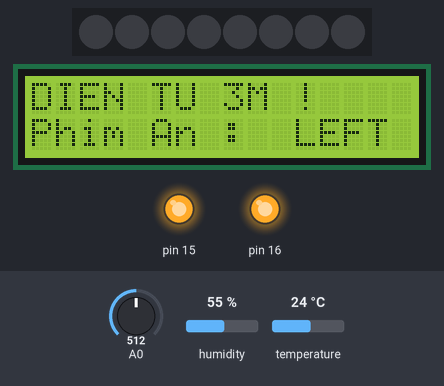
Bench run of a program on a simulated Arduino Uno, built with avr-gcc and run on an emulated ATmega328P. Parts: 8 RGB LEDs in strip order, left to right, 16×2 character LCD, output pins drawn as LEDs (lit = HIGH). Wiring (inferred from the names in the program): DS1307 clock at I2C address 0x68. Inputs (shaded band) come from the test bench; at power-on: A0 = 512, humidity 55 %, temperature 24 °C. Dim RGB values are drawn brighter than linear; the local clock reads 2024-03-15 10:24:30 at power-on unless the program sets it; what the program prints to the serial monitor is not drawn.

Above: at 1.2 s.
1.3 s: A0 set to 54
At 1.8 s:
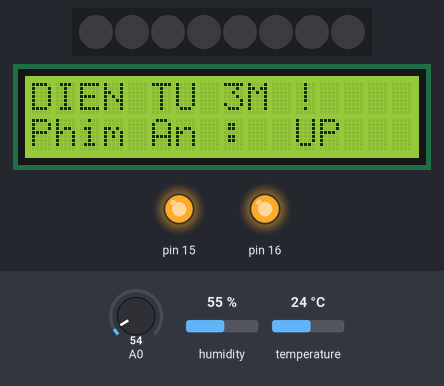
2.9 s: A0 set to 44
At 3.13 s:
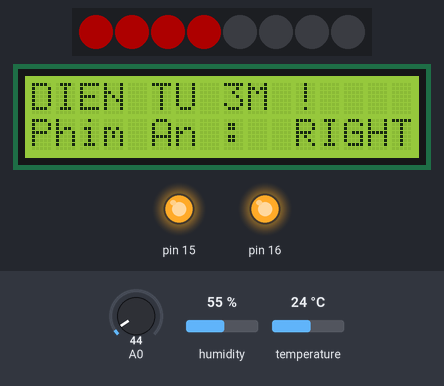
4.6 s: A0 set to 60
At 5.21 s:
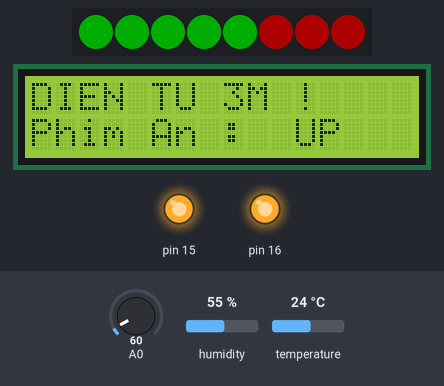
6.3 s: A0 set to 432
At 7.86 s:
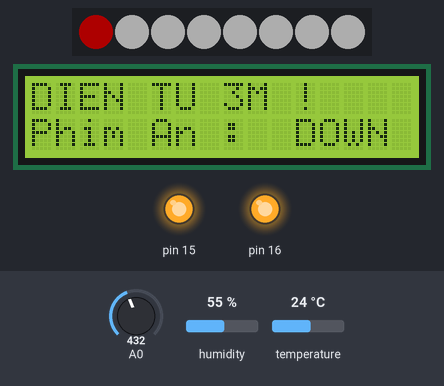
7.9 s: A0 set to 463
At 9.2 s:
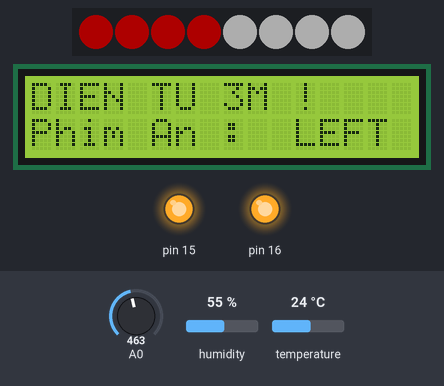
9.5 s: A0 set to 716
At 10.3 s:
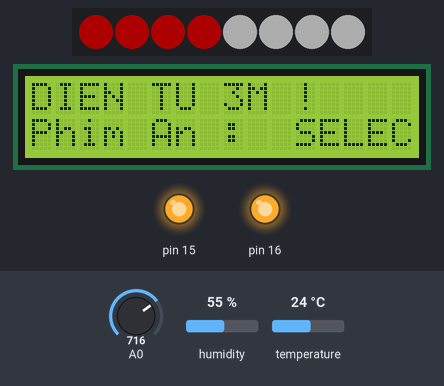
Timing chart, 0 to 12.0 s (numbered marks = the images above; inputs shaded):
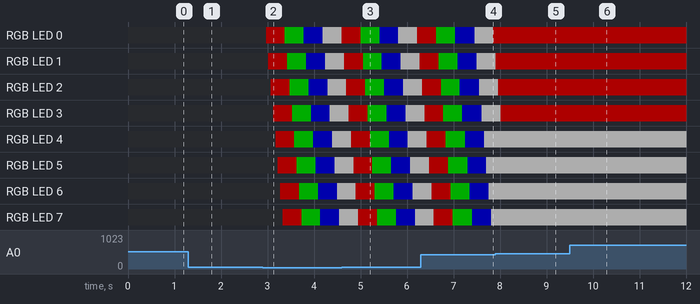

Measured:
- the behaviour switches between 50 and 49 on A0 (found by bisection; images 1 and 2)
- the behaviour switches between 449 and 450 on A0 (found by bisection; images 4 and 5)
- after the input at 1.3 s, the display: changes after 0.14 s (image 1)
- after the input at 2.9 s, RGB LED 0: off → RGB(50, 0, 0) after 0.07 s, → RGB(0, 50, 0) 0.41 s later, → RGB(0, 0, 50) 0.41 s later, → RGB(50, 50, 50) 0.41 s later, … (5 changes in this stretch); RGB LED 1: off → RGB(50, 0, 0) after 0.12 s, → RGB(0, 50, 0) 0.41 s later, → RGB(0, 0, 50) 0.41 s later, → RGB(50, 50, 50) 0.41 s later
- after the input at 4.6 s, the display: first changes after 0.05 s (image 3 shows a later state)
- after the input at 6.3 s, the display: first changes at once (image 4 shows a later state)
- after the input at 7.9 s, the display: first differs from a run without the input after 0.12 s (image 5)
- after the input at 9.5 s, the display: changes at once (image 6)

The program:

main.cpp
```cpp
#include <SPI.h>
#include <Wire.h>
#include <LiquidCrystal.h>
#include <Arduino_FreeRTOS.h>
#include <SimpleDHT.h>
#include <Adafruit_NeoPixel.h>
#include <LiquidCrystal.h>
#include <semphr.h>
// #include <timers.h> //Thu vien cho software timer

#ifdef __AVR__
 #include <avr/power.h> // Required for 16 MHz Adafruit Trinket
#endif


TaskHandle_t task2_t;
SemaphoreHandle_t countingSema;
LiquidCrystal lcd(8, 9, 4, 5, 6, 7);
int pinDHT11 = 12;
SimpleDHT11 dht11;
/* Địa chỉ của DS1307 */
const byte DS1307 = 0x68;
/* Số byte dữ liệu sẽ đọc từ DS1307 */
const byte NumberOfFields = 7;
/* khai báo các biến thời gian */
int second, minute, hour, day, wday, month, year;
#define pin 11  // dinh nghia 1 hang so, o day pin la chan so 6
#define num_led 8
#define BRIGHTNESS 50 // Set BRIGHTNESS to about 1/5 (max = 255)
Adafruit_NeoPixel strip(num_led, pin, NEO_GRBW + NEO_KHZ800);
int lcd_key     = 0;
int adc_key_in  = 0;
#define btnRIGHT  0
#define btnUP     1
#define btnDOWN   2
#define btnLEFT   3
#define btnSELECT 4
#define btnNONE   5


#ifdef __AVR__
 #include <avr/power.h> // Required for 16 MHz Adafruit Trinket
#endif


int read_LCD_buttons()
{
 adc_key_in = analogRead(0);      // Đọc giá trị các nút nhấn

 if (adc_key_in > 1000) return btnNONE; // Giá trị lớn hơn 1000 là không có nút nào được nhấn
 if (adc_key_in < 50)   return btnRIGHT;
 if (adc_key_in < 250)  return btnUP;
 if (adc_key_in < 450)  return btnDOWN;
 if (adc_key_in < 650)  return btnLEFT;
 if (adc_key_in < 850)  return btnSELECT;


 return btnNONE;  // Nếu không nằm trong khoảng trên thì cũng có nghĩa là không có nút nào được nhấn
}

void DHT11(){
  byte temperature = 0;
  byte humidity = 0;
  if (dht11.read(pinDHT11, &temperature, &humidity, NULL)) {
    Serial.print("Read DHT11 failed.");
    return;
  }
  Serial.print("Sample OK: ");
  Serial.print((int)temperature); Serial.print(" *C, ");
  Serial.print((int)humidity); Serial.println(" %");

}

/* Chuyển từ format BCD (Binary-Coded Decimal) sang Decimal */
int bcd2dec(byte num)
{
        return ((num/16 * 10) + (num % 16));
}
/* Chuyển từ Decimal sang BCD */
int dec2bcd(byte num)
{
        return ((num/10 * 16) + (num % 10));
}

/*ColorWipe...........................................................................................................................................................*/
void colorWipe(uint32_t color, int wait) {
  for(int i=0; i<strip.numPixels(); i++) { // For each pixel in strip...
    strip.setPixelColor(i, color);         //  Set pixel's color (in RAM)
    strip.show();                          //  Update strip to match
    delay(wait);                           //  Pause for a moment
  }
}

void setTime(byte hr, byte min, byte sec, byte wd, byte d, byte mth, byte yr)
{
        Wire.beginTransmission(DS1307);
        Wire.write(byte(0x00)); // đặt lại pointer
        Wire.write(dec2bcd(sec));
        Wire.write(dec2bcd(min));
        Wire.write(dec2bcd(hr));
        Wire.write(dec2bcd(wd)); // day of week: Sunday = 1, Saturday = 7
        Wire.write(dec2bcd(d));
        Wire.write(dec2bcd(mth));
        Wire.write(dec2bcd(yr));
        Wire.endTransmission();
}
void readDS1307()
{
        Wire.beginTransmission(DS1307);
        Wire.write((byte)0x00);
        Wire.endTransmission();
        Wire.requestFrom(DS1307, NumberOfFields);

        second = bcd2dec(Wire.read() & 0x7f);
        minute = bcd2dec(Wire.read() );
        hour   = bcd2dec(Wire.read() & 0x3f); // chế độ 24h.
        wday   = bcd2dec(Wire.read() );
        day    = bcd2dec(Wire.read() );
        month  = bcd2dec(Wire.read() );
        year   = bcd2dec(Wire.read() );
        year += 2000;
}

void initial(){
  Wire.begin();
  pinMode(15,OUTPUT);
  digitalWrite(15,HIGH);
  pinMode(16,OUTPUT);
  digitalWrite(16,HIGH);


  pinMode(5,OUTPUT);


  /* cài đặt thời gian cho module */
  setTime(9, 0, 45, 6, 28, 10, 23); // 9:0:45 t7 28-10-2023
}


void LCD(){

   lcd.setCursor(0,1);            //Thiết lập vị trí con trỏ
 lcd.print("Phim An :"); // In ra cái mình muốn ghi
Serial.println("lcd on");
 lcd.setCursor(11,1);
 lcd_key = read_LCD_buttons();  // Đọc nút nhấn

 switch (lcd_key)               // Phần lập trình hiển thị nút được nhấn
 {
   case btnRIGHT:
     {
     lcd.print("RIGHT ");
     vTaskResume(task2_t);
     break;
     }
   case btnLEFT:
     {
     lcd.print("LEFT   ");
     vTaskSuspend(task2_t);
     break;
     }
   case btnUP:
     {
     lcd.print("UP    ");
     break;
     }
   case btnDOWN:
     {
     lcd.print("DOWN  ");
     break;
     }
   case btnSELECT:
     {
     lcd.print("SELECT");
      delay(10);
     break;
     }
     case btnNONE:
     {
     lcd.print("NONE  ");
     break;

     }
     delay(20);
 }

}
void printDigits(int digits){
    // các thành phần thời gian được ngăn chách bằng dấu :
    Serial.print(":");

    if(digits < 10)
        Serial.print('0');
    Serial.print(digits);
}

void digitalClockDisplay(){
    // digital clock display of the time
    Serial.print(hour);
    printDigits(minute);
    printDigits(second);
    Serial.print(" ");
    Serial.print(day);
    Serial.print(" ");
    Serial.print(month);
    Serial.print(" ");
    Serial.print(year);
    Serial.println();
}

void NEO(){
  colorWipe(strip.Color(255,   0,   0)     , 50); // Red
  colorWipe(strip.Color(  0, 255,   0)     , 50); // Green
  colorWipe(strip.Color(  0,   0, 255)     , 50); // Blue
  colorWipe(strip.Color(  0,   0,   0, 255), 50); // True white (not RGB white)
  Serial.println("Neo on");
}

void task1(void *pvPara){
  while(1){
    LCD();
    vTaskDelay(10);
  }
}

void task2(void *pvPara){
  while(1){
    NEO();
}
}
void task3(void *pvPara){
  while(1){
  readDS1307();
  digitalClockDisplay();
  DHT11();
  }
}
void task3_ver2(void *pvPara){
  while(1){
  delay(1000);
  readDS1307();
  digitalClockDisplay();
  DHT11();
  }

}

void setup()
{
  initial();
  Serial.begin(9600);
  #if defined(__AVR_ATtiny85__) && (F_CPU == 16000000)
  clock_prescale_set(clock_div_1);
  #endif
  strip.begin();           // INITIALIZE NeoPixel strip object (REQUIRED)
  strip.show();            // Turn OFF all pixels ASAP
  strip.setBrightness(BRIGHTNESS);
  lcd.begin(16, 2);              // Dùng LCD 16, 2
  lcd.setCursor(0,0);            //Thiết lập vị trí con trỏ
  lcd.print("DIEN TU 3M !"); // In ra cái mình muốn ghi
  xTaskCreate(&task1,"LCD",64,NULL,1,NULL);
  xTaskCreate(&task3_ver2,"RTC + DHT", 150, NULL,1,NULL);
  xTaskCreate(&task2,"NEO LED",150,NULL,1,&task2_t);
}

void loop()
{}
```
